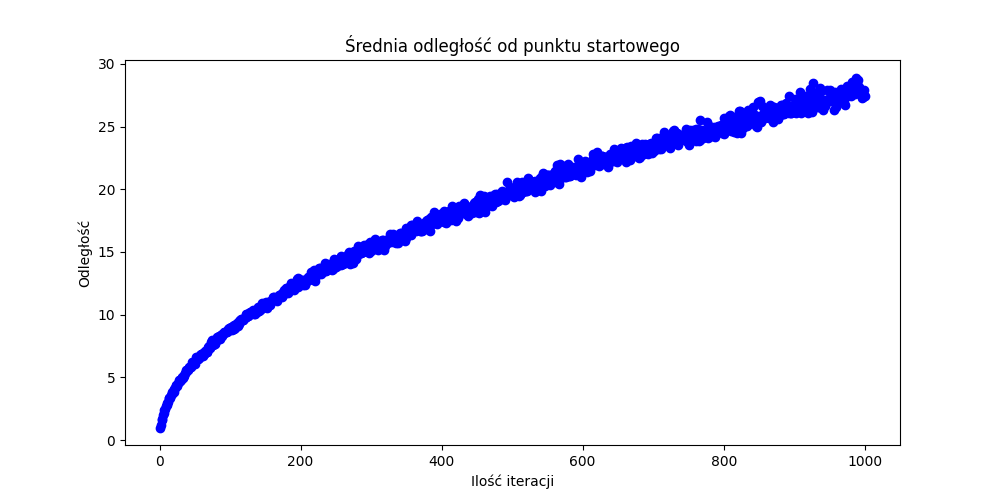

Python code for this plot:
import matplotlib.pyplot as plt
import csv

# Wczytaj dane z pliku CSV
steps = []
avg_distances = []
with open("average_distances.csv", "r") as file:
    reader = csv.reader(file)
    for row in reader:
        steps.append(int(row[0]))
        avg_distances.append(float(row[1]))

# Utwórz wykres
plt.figure(figsize=(10, 5))
plt.plot(steps, avg_distances, marker='o', color='blue', linestyle='-')

# Dodaj etykiety osi
plt.xlabel('Ilość iteracji')
plt.ylabel('Odległość')

# Dodaj tytuł
plt.title('Średnia odległość od punktu startowego')

# Zapisz wykres do pliku obrazu
plt.savefig('wykres2.png')